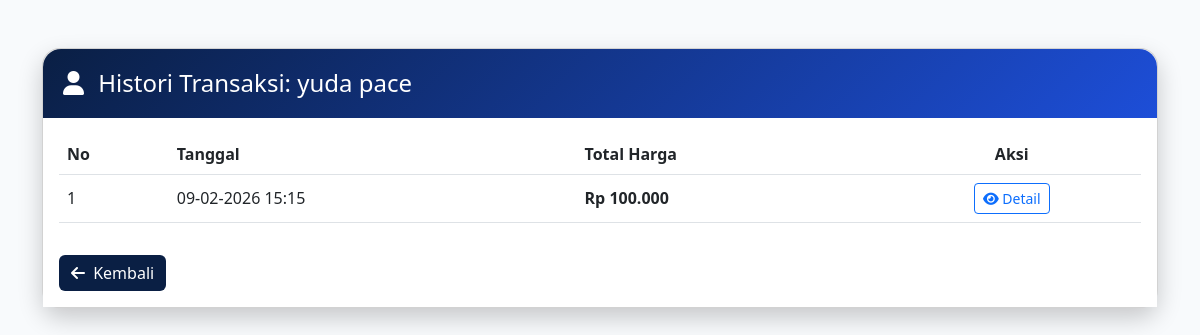
Page /admin/pelanggan/histori.php?id=2 (signed in) on the committed database.
### tables this page shows
CREATE TABLE `pelanggan` (
  `PelangganID` int(11) NOT NULL,
  `NamaPelanggan` varchar(255) NOT NULL,
  `Alamat` text NOT NULL,
  `NomorTelepon` varchar(15) NOT NULL
);

CREATE TABLE `penjualan` (
  `PenjualanID` int(11) NOT NULL,
  `TanggalPenjualan` datetime NOT NULL DEFAULT current_timestamp(),
  `Totalharga` decimal(10,2) NOT NULL,
  `PelangganID` int(11) NOT NULL
);

### admin/pelanggan/histori.php (the view, shortened to what this page needs)
<?php
include '../../main/connect.php';
$id = $_GET['id'];
$pelanggan = mysqli_query($conn, "SELECT * FROM pelanggan WHERE PelangganID='$id'");
$dataP = mysqli_fetch_assoc($pelanggan);
$histori = mysqli_query($conn, "
    SELECT * FROM penjualan
    WHERE PelangganID='$id'
    ORDER BY TanggalPenjualan DESC
");
?>
<!DOCTYPE html>
<html lang="id">
<head>
    <link href="https://cdn.jsdelivr.net/npm/bootstrap@5.3.0/dist/css/bootstrap.min.css" rel="stylesheet">
    <link rel="stylesheet" href="https://cdnjs.cloudflare.com/ajax/libs/font-awesome/6.0.0/css/all.min.css">
</head>
<body>
<div class="container mt-5">
    <div class="card card-main">
        <div class="header-box">
            <h4 class="mb-0">
                <i class="fas fa-user me-2"></i>
                Histori Transaksi: <?= $dataP['NamaPelanggan']; ?>
            </h4>
        </div>
        <div class="card-body bg-white">
            <table class="table table-hover align-middle">
                <thead>
                    <tr>
                        <th>No</th>
                        <th>Tanggal</th>
                        <th>Total Harga</th>
                        <th class="text-center">Aksi</th>
                    </tr>
                </thead>
                <tbody>
                <?php $no=1; while($h = mysqli_fetch_assoc($histori)) { ?>
                <tr>
                    <td><?= $no++; ?></td>
                    <td><?= date('d-m-Y H:i', strtotime($h['TanggalPenjualan'])); ?></td>
                    <td class="fw-bold">Rp <?= number_format($h['Totalharga'],0,',','.'); ?></td>
                    <td class="text-center">
                        <a href="../penjualan/detail.php?id=<?= $h['PenjualanID']; ?>" class="btn btn-sm btn-outline-primary">
                            <i class="fas fa-eye"></i> Detail
                        </a>
                    </td>
                </tr>
                <?php } ?>
                </tbody>
            </table>
            <a href="index.php" class="btn btn-navy mt-3">
                <i class="fas fa-arrow-left me-1"></i> Kembali
            </a>
        </div>
    </div>
</div>
</body>
</html>

### admin/pelanggan/histori.php (style rules this page uses)
body { background: #f8fafc; font-family: 'Segoe UI', sans-serif; }
.card-main { border-radius: 18px; box-shadow: 0 10px 25px rgba(0,0,0,.2); }
.header-box { background: linear-gradient(135deg, #0a1f44, #1d4ed8); color: white; border-radius: 18px 18px 0 0; padding: 20px; }
.table thead { background-color: #0a1f44; color: white; }
.btn-navy { background-color: #0a1f44; color: white; border: none; }

### rows in the picture
pelanggan: NamaPelanggan "yuda pace"
penjualan: TanggalPenjualan "09-02-2026 15:15", Totalharga "100.000"
